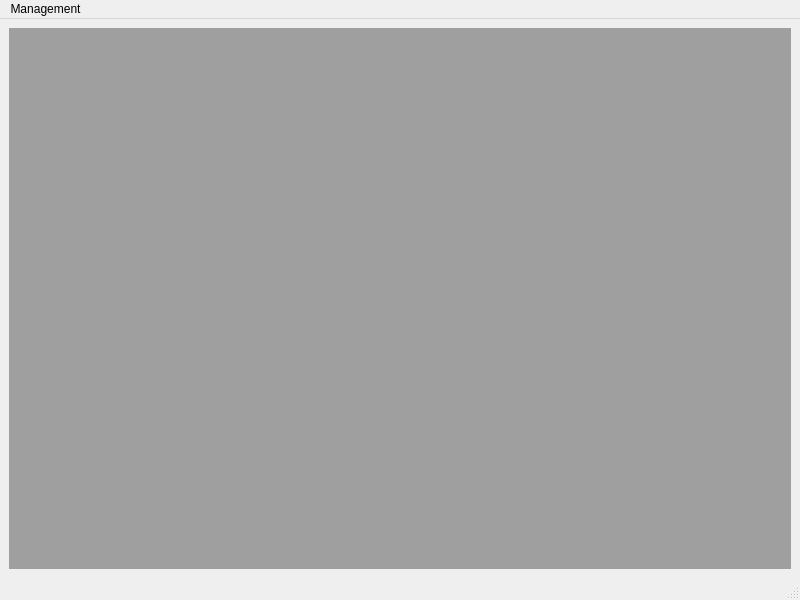
<?xml version="1.0" encoding="UTF-8"?>
<ui version="4.0">
 <class>AlimentaSysMain</class>
 <widget class="QMainWindow" name="AlimentaSysMain">
  <property name="geometry">
   <rect>
    <x>0</x>
    <y>0</y>
    <width>800</width>
    <height>600</height>
   </rect>
  </property>
  <property name="windowTitle">
   <string>AlimentaSysMain</string>
  </property>
  <widget class="QWidget" name="centralwidget">
   <layout class="QVBoxLayout" name="verticalLayout">
    <item>
     <widget class="QMdiArea" name="mdiArea"/>
    </item>
   </layout>
  </widget>
  <widget class="QMenuBar" name="menubar">
   <property name="geometry">
    <rect>
     <x>0</x>
     <y>0</y>
     <width>800</width>
     <height>25</height>
    </rect>
   </property>
   <widget class="QMenu" name="menuFile">
    <property name="title">
     <string>Management</string>
    </property>
    <addaction name="actionUser_Management"/>
   </widget>
   <addaction name="menuFile"/>
  </widget>
  <widget class="QStatusBar" name="statusbar"/>
  <action name="actionUser_Management">
   <property name="enabled">
    <bool>true</bool>
   </property>
   <property name="text">
    <string>User Management</string>
   </property>
  </action>
 </widget>
 <resources/>
 <connections/>
</ui>
